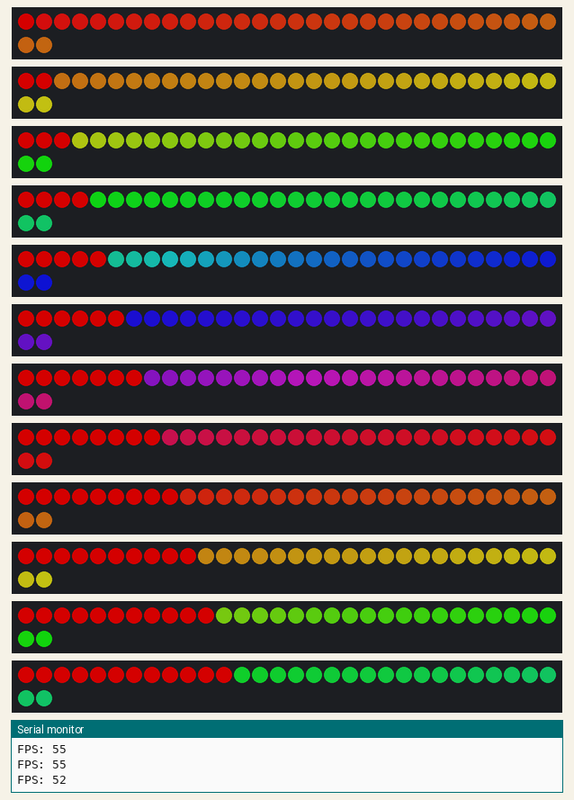
Simulated run of this sketch. Board: ESP32. Parts: 12 × 32 RGB LEDs in strip order, left to right, continuing on the next row, the last lines printed to the serial monitor. Dim RGB values are drawn brighter than linear.

Above: at 2.17 s.
At 5.29 s:
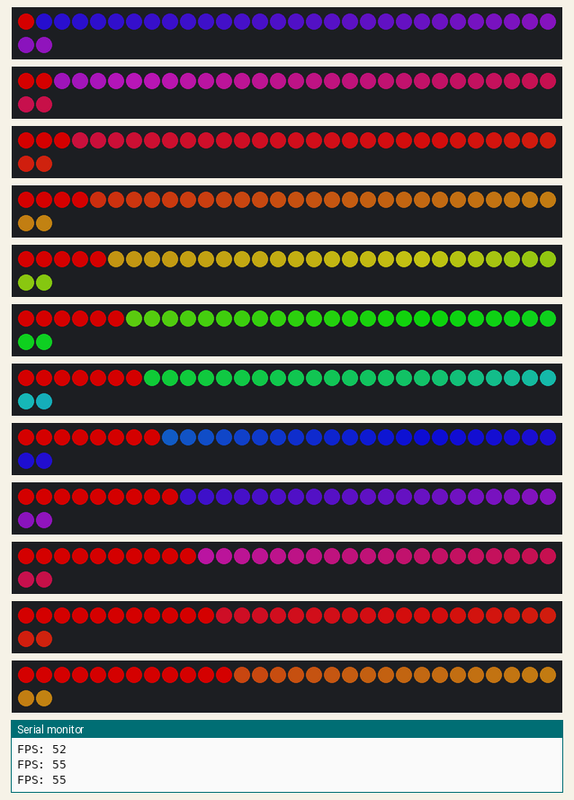
At 10.58 s:
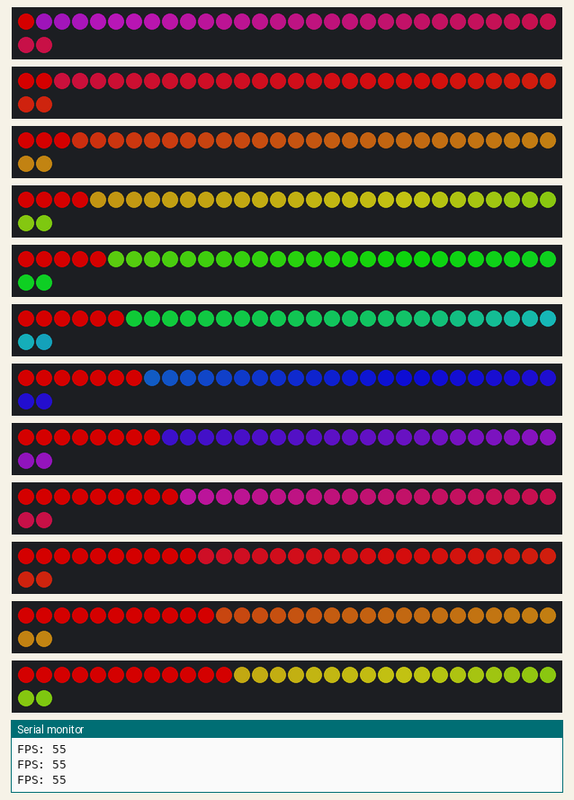
At 20.25 s:
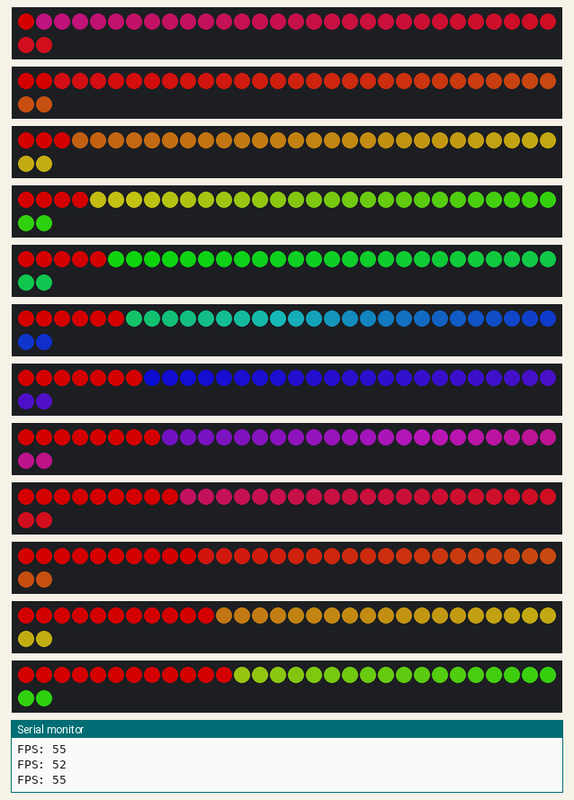
At 28.97 s:
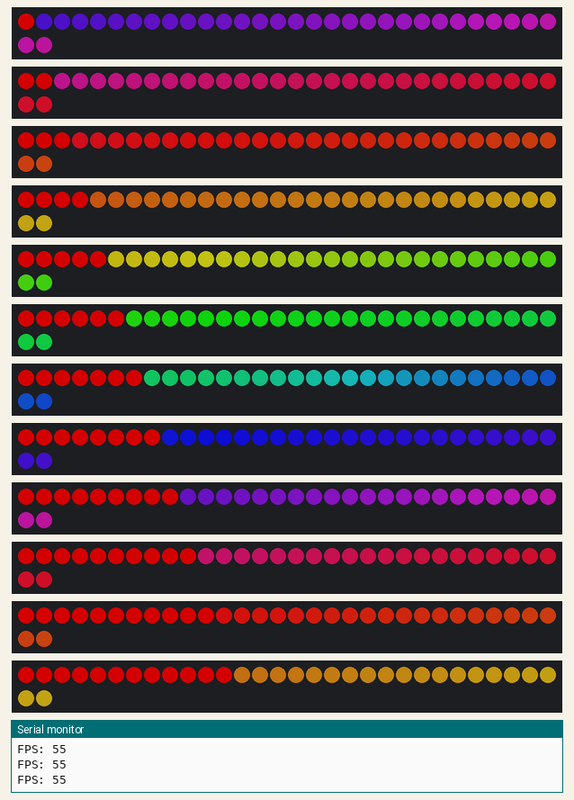
At 39.26 s:
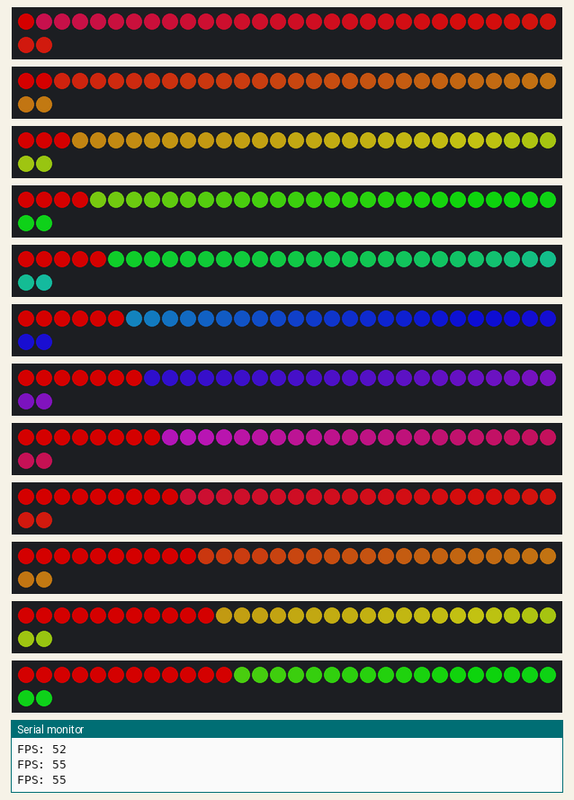

The sketch:

ParallelOutputDemo.ino
```cpp
#include <FastLED.h>

#define FASTLED_ESP32_I2S
#define NUM_LEDS_PER_STRIP 32
#define NUM_STRIPS 18
#define BRIGHTNESS  128

CRGB leds[NUM_STRIPS * NUM_LEDS_PER_STRIP];
unsigned long startMillis;
unsigned long endMillis;

void setup() {
  delay(2000);
  Serial.begin(115200);
  Serial.println("Starting...");

  FastLED.addLeds<WS2812B,15, GRB>(leds, 0*NUM_LEDS_PER_STRIP, NUM_LEDS_PER_STRIP);
  FastLED.addLeds<WS2812B,13, GRB>(leds, 1*NUM_LEDS_PER_STRIP, NUM_LEDS_PER_STRIP);
  FastLED.addLeds<WS2812B,12, GRB>(leds, 2*NUM_LEDS_PER_STRIP, NUM_LEDS_PER_STRIP);
  FastLED.addLeds<WS2812B,14, GRB>(leds, 3*NUM_LEDS_PER_STRIP, NUM_LEDS_PER_STRIP);
  FastLED.addLeds<WS2812B,27, GRB>(leds, 4*NUM_LEDS_PER_STRIP, NUM_LEDS_PER_STRIP);
  FastLED.addLeds<WS2812B,26, GRB>(leds, 5*NUM_LEDS_PER_STRIP, NUM_LEDS_PER_STRIP);
  FastLED.addLeds<WS2812B,25, GRB>(leds, 6*NUM_LEDS_PER_STRIP, NUM_LEDS_PER_STRIP);
  FastLED.addLeds<WS2812B,33, GRB>(leds, 7*NUM_LEDS_PER_STRIP, NUM_LEDS_PER_STRIP);
  FastLED.addLeds<WS2812B,32, GRB>(leds, 8*NUM_LEDS_PER_STRIP, NUM_LEDS_PER_STRIP);
  FastLED.addLeds<WS2812B, 4, GRB>(leds, 9*NUM_LEDS_PER_STRIP, NUM_LEDS_PER_STRIP);
  FastLED.addLeds<WS2812B, 0, GRB>(leds,10*NUM_LEDS_PER_STRIP, NUM_LEDS_PER_STRIP);
  FastLED.addLeds<WS2812B, 2, GRB>(leds,11*NUM_LEDS_PER_STRIP, NUM_LEDS_PER_STRIP);
  FastLED.addLeds<WS2812B, 5, GRB>(leds,12*NUM_LEDS_PER_STRIP, NUM_LEDS_PER_STRIP);
  FastLED.addLeds<WS2812B,18, GRB>(leds,13*NUM_LEDS_PER_STRIP, NUM_LEDS_PER_STRIP);
  FastLED.addLeds<WS2812B,23, GRB>(leds,14*NUM_LEDS_PER_STRIP, NUM_LEDS_PER_STRIP);
  FastLED.addLeds<WS2812B,19, GRB>(leds,15*NUM_LEDS_PER_STRIP, NUM_LEDS_PER_STRIP);
  FastLED.addLeds<WS2812B,22, GRB>(leds,16*NUM_LEDS_PER_STRIP, NUM_LEDS_PER_STRIP);
  FastLED.addLeds<WS2812B,21, GRB>(leds,17*NUM_LEDS_PER_STRIP, NUM_LEDS_PER_STRIP);

  FastLED.setBrightness( BRIGHTNESS );
}

void loop() {
  startMillis = millis();
//  Serial.println("Loop....");

  static uint8_t hue = 0;
  for(int i = 0; i < NUM_STRIPS; i++) {
    for(int j = 0; j < NUM_LEDS_PER_STRIP; j++) {
      leds[(i*NUM_LEDS_PER_STRIP) + j] = CHSV((32*i) + hue+j,192,255);
    }
  }

  // Set the first n leds on each strip to show which strip it is
  for(int i = 0; i < NUM_STRIPS; i++) {
    for(int j = 0; j <= i; j++) {
      leds[(i*NUM_LEDS_PER_STRIP) + j] = CRGB::Red;
    }
  }

  hue++;

  FastLED.show();
  // FastLED.delay(100);

  // Print FPS over serial
  endMillis = millis();
  unsigned long loopMillis = endMillis - startMillis;
  Serial.print("FPS: ");
  Serial.println(1000 / loopMillis);
}
```
